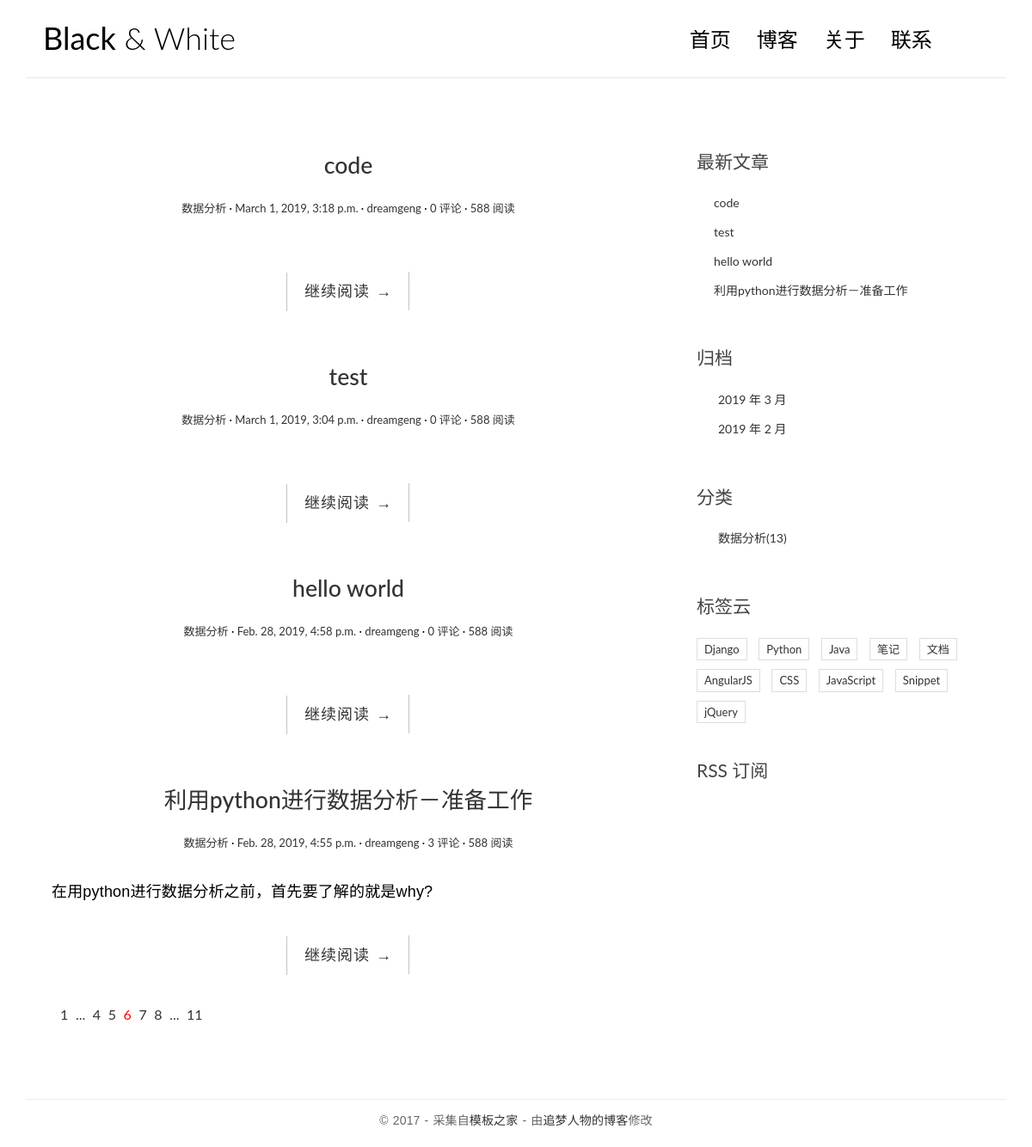
The page / on the database its author committed.
### blog/models.py (models this page shows, shortened)
class Post(models.Model):
	title = models.CharField(max_length=80)
	body = models.TextField()
	created_time = models.DateTimeField()
	modified_time = models.DateTimeField()
	excerpt = models.CharField(max_length=200, blank=True)
	category = models.ForeignKey(Category, on_delete=models.CASCADE)
	tags = models.ManyToManyField(Tag, blank=True)
	author = models.ForeignKey(User, on_delete=models.CASCADE)
	def __str__(self):
		return self.title
	def get_absolute_url(self):
		return reverse('blog:detail', kwargs={'pk': self.pk})
	class Meta:
		ordering = ['-created_time']

class Category(models.Model):
	name = models.CharField(max_length=100)

### blog/views.py (the view)
# urls.py: url(r'^$', views.index, name='index'),
def index(request):
	post_list = Post.objects.all()
	print(post_list)
	return render(request, 'blog/index.html', context={
		'title':'dreamgeng',
		'welcome':'welcome to myblog!',
		'post_list': post_list
		})

### blog/templatetags/blog_tags.py (called while the page is built)
@register.simple_tag
def get_recent_posts(num=5):
	return Post.objects.all().order_by('-created_time')[:num]

@register.simple_tag
def archives():
	return Post.objects.dates('created_time', 'month', order='DESC')

@register.simple_tag
def get_category():
	return Category.objects.all()

### templates/blog/index.html
{% extends 'base.html' %}
{% block main %}
    {% for post in post_list %}
        <article class="post post-{{ post.pk }}">
            <header class="entry-header">
                <h1 class="entry-title">
                    <a href="{{ post.get_absolute_url }}">{{ post.title }}</a>
                </h1>
                <div class="entry-meta">
                    <span class="post-category"><a href="#">{{ post.category.name }}</a></span>
                    <span class="post-date"><a href="#"><time class="entry-date"
                                                              datetime="{{ post.created_time }}">{{ post.created_time }}</time></a></span>
                    <span class="post-author"><a href="#">{{ post.author }}</a></span>
                    <span class="comments-link"><a href="#">{{ post.comment_set.count }} 评论</a></span>
                    <span class="views-count"><a href="#">588 阅读</a></span>
                </div>
            </header>
            <div class="entry-content clearfix">
                <p>{{ post.excerpt }}</p>
                <div class="read-more cl-effect-14">
                    <a href="{{ post.get_absolute_url }}" class="more-link">继续阅读 <span class="meta-nav">→</span></a>
                </div>
            </div>
        </article>
    {% empty %}
        <div class="no-post">暂时还没有发布的文章！</div>
    {% endfor %}
    <div class="pagination">
        <ul>
            <li><a href="">1</a></li>
            <li><a href="">...</a></li>
            <li><a href="">4</a></li>
            <li><a href="">5</a></li>
            <li class="current"><a href="">6</a></li>
            <li><a href="">7</a></li>
            <li><a href="">8</a></li>
            <li><a href="">...</a></li>
            <li><a href="">11</a></li>
        </ul>
    </div>
{% endblock main %}

### templates/base.html (shortened to what this page needs)
{% load staticfiles %}
{% load blog_tags %}
<!DOCTYPE html>
<html>
<head>
    <link rel="stylesheet" href="http://code.ionicframework.com/ionicons/2.0.1/css/ionicons.min.css">
    <link rel="stylesheet" href="{% static 'blog/css/bootstrap.min.css' %}">
    <link rel="stylesheet" href="{% static 'blog/css/pace.css' %}">
    <link rel="stylesheet" href="{% static 'blog/css/custom.css' %}">
    <link rel="stylesheet" href="{% static 'blog/css/highlights/github.css' %}">
</head>
<body>
<div class="container">
    <header id="site-header">
        <div class="row">
            <div class="col-md-4 col-sm-5 col-xs-8">
                <div class="logo">
                    <h1><a href="{% url 'blog:index' %}"><b>Black</b> &amp; White</a></h1>
                </div>
            </div>
            <div class="col-md-8 col-sm-7 col-xs-4">
                <nav class="main-nav" role="navigation">
                    <div class="collapse navbar-collapse" id="bs-example-navbar-collapse-1">
                        <ul class="nav navbar-nav navbar-right">
                            <li class="cl-effect-11"><a href="{% url 'blog:index' %}">首页</a></li>
                            <li class="cl-effect-11"><a href="full-width.html" data-hover="博客">博客</a></li>
                            <li class="cl-effect-11"><a href="about.html" data-hover="关于">关于</a></li>
                            <li class="cl-effect-11"><a href="contact.html" data-hover="联系">联系</a></li>
                        </ul>
                    </div>
                </nav>
            </div>
        </div>
    </header>
</div>
<div class="content-body">
    <div class="container">
        <div class="row">
            <main class="col-md-8">
                {% block main %}
                {% endblock main %}
            </main>
            <aside class="col-md-4">
                <div class="widget widget-recent-posts">
                    <h3 class="widget-title">最新文章</h3>
                    {% get_recent_posts as recent_post_list %}
                    <ul>
                        {% for post in recent_post_list %}
                        <li>
                            <a href="{{ post.get_absolute_url }}">{{ post.title }}</a>
                        </li>
                        {% empty %}
                        暂无文章！
                        {% endfor %}
                    </ul>
                </div>
                <div class="widget widget-archives">
                    <h3 class="widget-title">归档</h3>
                    {% archives as date_list %}
                    <ul>
                        {% for date in date_list %}
                        <li>
                            <a href="{% url 'blog:archives' date.year date.month %}">{{ date.year }} 年 {{ date.month }} 月</a>
                        </li>
                        {% empty %}
                        暂无归档！
                        {% endfor %}
                    </ul>
                </div>
                <div class="widget widget-category">
                    <h3 class="widget-title">分类</h3>
                    {% get_category as category_list %}
                    <ul>
                        {% for category in category_list %}
                        <li>
                            <a href="{% url 'blog:category' category.pk %}">{{ category.name }}<span class="post-count">(13)</span></a>
                        </li>
                        {% empty %}
                        暂无分类！
                        {% endfor %}
                    </ul>
                </div>
                <div class="widget widget-tag-cloud">
                    <h3 class="widget-title">标签云</h3>
                    <ul>
                        <li>
                            <a href="#">Django</a>
                        </li>
                        <li>
                            <a href="#">Python</a>
                        </li>
                        <li>
                            <a href="#">Java</a>
                        </li>
                        <li>
                            <a href="#">笔记</a>
                        </li>
                        <li>
                            <a href="#">文档</a>
                        </li>
                        <li>
                            <a href="#">AngularJS</a>
                        </li>
                        <li>
                            <a href="#">CSS</a>
                        </li>
                        <li>
                            <a href="#">JavaScript</a>
                        </li>
                        <li>
                            <a href="#">Snippet</a>
                        </li>
                        <li>
                            <a href="#">jQuery</a>
                        </li>
                    </ul>
                </div>
                <div class="rss">
                    <a href=""> RSS 订阅</a>
                </div>
            </aside>
        </div>
    </div>
</div>
<footer id="site-footer">
    <div class="container">
        <div class="row">
            <div class="col-md-12">
                <p class="copyright">&copy 2017 - 采集自<a href="http://www.cssmoban.com/"
                                                        target="_blank" title="模板之家">模板之家</a>
                    - 由<a href="http://zmrenwu.com/" title="网页模板" target="_blank">追梦人物的博客</a>修改
                </p>
            </div>
        </div>
    </div>
</footer>
</body>
</html>

### blog/static/blog/css/custom.css (style rules this page uses)
* { outline: none; }
h1, h2, h3, h4, h5, h6 { margin-top: 0; }
b { font-weight: 400; }
a { color: #333; }
body { color: #444; font-family: 'Lato', sans-serif; }
p { font-family: 'Ubuntu', sans-serif; font-weight: 400; word-spacing: 1px; letter-spacing: 0.01em; }
#site-header { background-color: #FFF; padding: 25px 20px; margin-bottom: 40px; border-bottom: 1px solid #e7e7e7; }
.logo h1 a { color: #000; }
.logo h1 { margin: 0; font-family: 'Lato', sans-serif; font-weight: 300; }
.main-nav { margin-top: 11px; max-width: 95%; }
.main-nav a { color: #000000 !important; padding: 0 0 5px 0 !important; margin-right: 30px; font-family: 'Lato', sans-serif; font-weight: 300; font-size: 24px; }
.cl-effect-11 a { padding: 10px 0; color: #0972b4; text-shadow: none; }
.cl-effect-11 a::before { position: absolute; top: 0; left: 0; overflow: hidden; padding: 0 0 5px 0 !important; max-width: 0; border-bottom: 1px solid #000; color: #000; content: attr(data-hover); white-space: nowrap; -webkit-transition: max-width 0.5s; -moz-transition: max-width 0.5s; transition: max-width 0.5s; }
.content-body { padding-bottom: 4em; }
.post { background: #fff; padding: 30px 30px 0; }
.entry-title { text-align: center; font-size: 1.9em; margin-bottom: 20px; line-height: 1.6; padding: 10px 20px 0; }
.entry-meta { text-align: center; color: #DDDDDD; font-size: 13px; margin-bottom: 30px; }
.entry-content { font-size: 18px; line-height: 1.9; font-weight: 300; color: #000; }
.post-category::after, .post-date::after, .post-author::after, .comments-link::after { content: ' ·'; color: #000; }
.read-more { font-family: 'Ubuntu', sans-serif; font-weight: 400; word-spacing: 1px; letter-spacing: 0.01em; text-align: center; margin-top: 20px; }
.cl-effect-14 a { padding: 0 20px; height: 45px; line-height: 45px; position: relative; display: inline-block; margin: 15px 25px; letter-spacing: 1px; font-weight: 400; text-shadow: 0 0 1px rgba(255, 255, 255, 0.3); }
.cl-effect-14 a::before, .cl-effect-14 a::after { position: absolute; width: 45px; height: 1px; background: #C3C3C3; content: ''; -webkit-transition: all 0.3s; -moz-transition: all 0.3s; transition: all 0.3s; pointer-events: none; }
.cl-effect-14 a::before { top: 0; left: 0; -webkit-transform: rotate(90deg); -moz-transform: rotate(90deg); transform: rotate(90deg); -webkit-transform-origin: 0 0; -moz-transform-origin: 0 0; transform-origin: 0 0; }
.cl-effect-14 a::after { right: 0; bottom: 0; -webkit-transform: rotate(90deg); -moz-transform: rotate(90deg); transform: rotate(90deg); -webkit-transform-origin: 100% 0; -moz-transform-origin: 100% 0; transform-origin: 100% 0; }
.widget { background: #fff; padding: 30px 0 0; }
.widget-title { font-size: 1.5em; margin-bottom: 20px; line-height: 1.6; padding: 10px 0 0; font-weight: 400; }
.widget-recent-posts ul { padding: 0; margin: 0; padding-left: 20px; }
.widget-recent-posts ul li { list-style-type: none; position: relative; line-height: 170%; margin-bottom: 10px; }
.widget-recent-posts ul li::before { content: '\f3d3'; font-family: "Ionicons"; position: absolute; left: -17px; top: 3px; font-size: 16px; color: #000; }
.widget-archives ul { padding: 0; margin: 0; padding-left: 25px; }
.widget-archives ul li { list-style-type: none; position: relative; line-height: 170%; margin-bottom: 10px; }
.widget-archives ul li::before { content: '\f3f3'; font-family: "Ionicons"; position: absolute; left: -25px; top: 1px; font-size: 16px; color: #000; }
.widget-category ul { padding: 0; margin: 0; padding-left: 25px; }
.widget-category ul li { list-style-type: none; position: relative; line-height: 170%; margin-bottom: 10px; }
.widget-category ul li::before { content: '\f3fe'; font-family: "Ionicons"; position: absolute; left: -25px; top: 1px; font-size: 18px; color: #000; }
.widget-tag-cloud ul { padding: 0; margin: 0; margin-right: -10px; }
.widget-tag-cloud ul li { list-style-type: none; font-size: 13px; display: inline-block; margin-right: 10px; margin-bottom: 10px; padding: 3px 8px; border: 1px solid #ddd; }
.rss { font-size: 21px; margin-top: 30px; }
.rss a { color: #444; }
#site-footer { padding-top: 10px; padding: 0 0 1.5em 0; }
.copyright { text-align: center; padding-top: 1em; margin: 0; border-top: 1px solid #eee; color: #666; }
.pagination ul { list-style: none; }
.pagination ul li { display: inline-block; font-size: 16px; margin-right: 5px; }
.current a { color: red; }

### rows shown on the page
Post: title "code", category.name "数据分析", created_time "March 1, 2019, 3:18 p.m.", author "dreamgeng", comment_set.count "0"
Post: title "test", category.name "数据分析", created_time "March 1, 2019, 3:04 p.m.", author "dreamgeng", comment_set.count "0"
Post: title "hello world", category.name "数据分析", created_time "Feb. 28, 2019, 4:58 p.m.", author "dreamgeng", comment_set.count "0"
Post: title "利用python进行数据分析－准备工作", category.name "数据分析", created_time "Feb. 28, 2019, 4:55 p.m.", author "dreamgeng", comment_set.count "3", excerpt "在用python进行数据分析之前，首先要了解的就是why?"
Category: name "数据分析"

### other values the page prints
{{ date.year }} "2019" "2019"
{{ date.month }} "3" "2"
